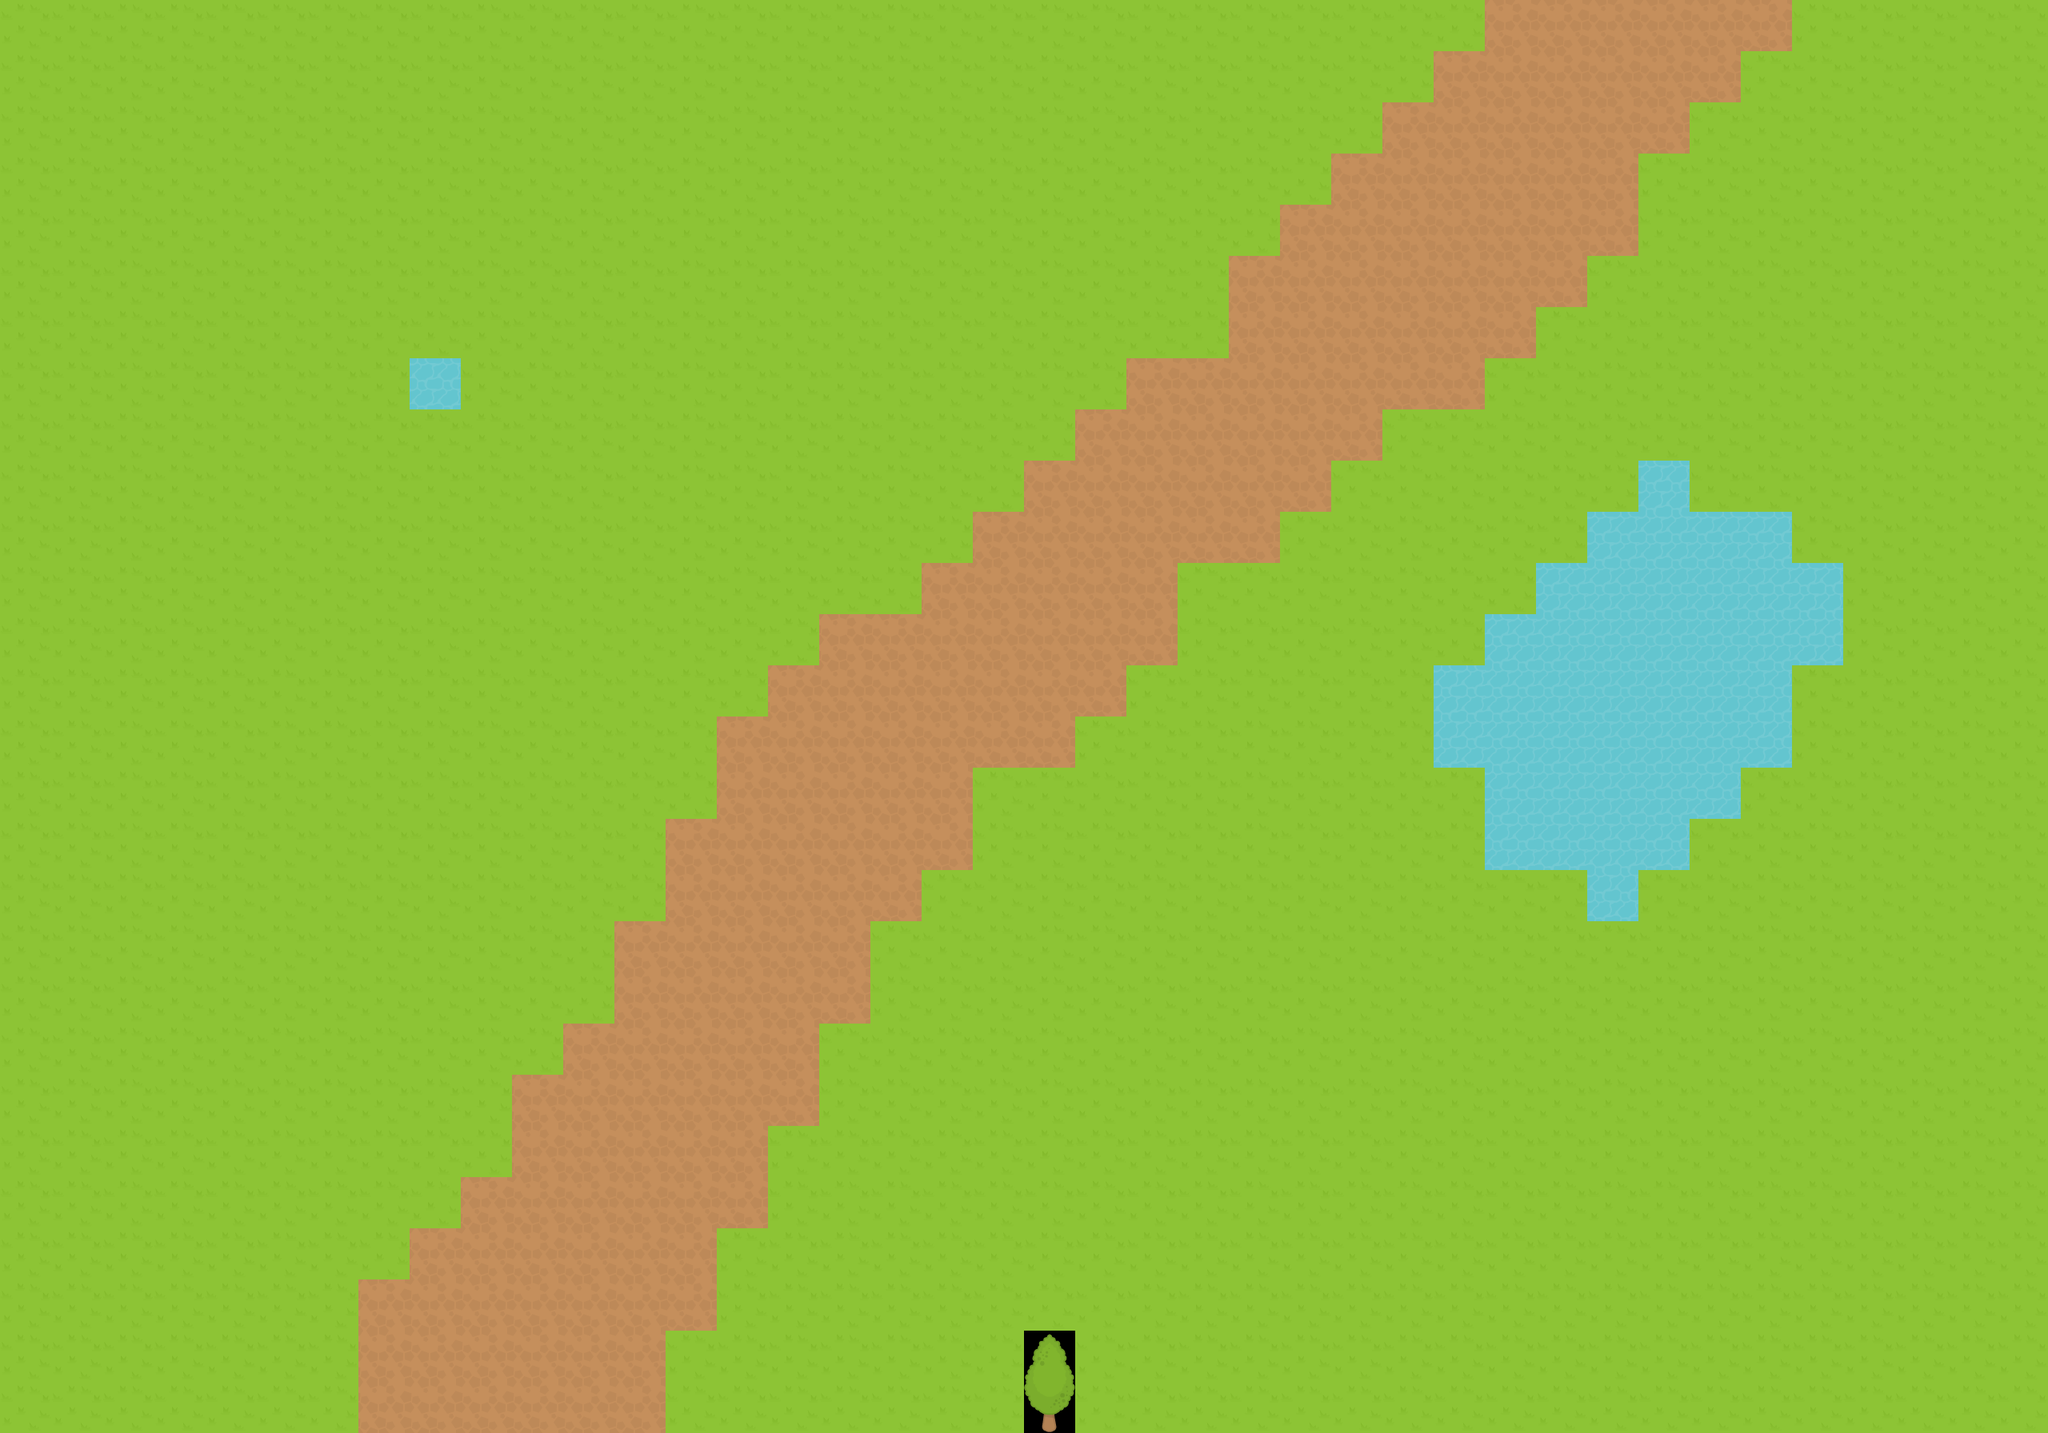

A 2D game scene composited from a Tiled map and its tileset images. What follows is a short description and the map's XML, with every tile layer's data as written:
An orthogonal 40x28 tile map with 64x64 px tiles, 1 tile layer (Tile Layer 1) and 8 objects.

<map version="1.2" tiledversion="1.2.2" orientation="orthogonal" renderorder="right-down" width="40" height="28" tilewidth="64" tileheight="64" infinite="0" nextlayerid="6" nextobjectid="11">
 <tileset firstgid="1" name="rpgTile" tilewidth="64" tileheight="64" tilecount="260" columns="20">
  <image source="rpgTiles.png" width="1280" height="832" />
 </tileset>
 <layer id="1" name="Tile Layer 1" width="40" height="28">
  <data encoding="csv">
22,22,22,22,22,22,22,22,22,22,22,22,22,22,22,22,22,22,22,22,22,22,22,22,22,22,22,22,22,27,27,27,27,27,27,22,22,22,22,22,
22,22,22,22,22,22,22,22,22,22,22,22,22,22,22,22,22,22,22,22,22,22,22,22,22,22,22,22,27,27,27,27,27,27,22,22,22,22,22,22,
22,22,22,22,22,22,22,22,22,22,22,22,22,22,22,22,22,22,22,22,22,22,22,22,22,22,22,27,27,27,27,27,27,22,22,22,22,22,22,22,
22,22,22,22,22,22,22,22,22,22,22,22,22,22,22,22,22,22,22,22,22,22,22,22,22,22,27,27,27,27,27,27,22,22,22,22,22,22,22,22,
22,22,22,22,22,22,22,22,22,22,22,22,22,22,22,22,22,22,22,22,22,22,22,22,22,27,27,27,27,27,27,27,22,22,22,22,22,22,22,22,
22,22,22,22,22,22,22,22,22,22,22,22,22,22,22,22,22,22,22,22,22,22,22,22,27,27,27,27,27,27,27,22,22,22,22,22,22,22,22,22,
22,22,22,22,22,22,22,22,22,22,22,22,22,22,22,22,22,22,22,22,22,22,22,22,27,27,27,27,27,27,22,22,22,22,22,22,22,22,22,22,
22,22,22,22,22,22,22,22,32,22,22,22,22,22,22,22,22,22,22,22,22,22,27,27,27,27,27,27,27,22,22,22,22,22,22,22,22,22,22,22,
22,22,22,22,22,22,22,22,22,22,22,22,22,22,22,22,22,22,22,22,22,27,27,27,27,27,27,22,22,22,22,22,22,22,22,22,22,22,22,22,
22,22,22,22,22,22,22,22,22,22,22,22,22,22,22,22,22,22,22,22,27,27,27,27,27,27,22,22,22,22,22,22,32,22,22,22,22,22,22,22,
22,22,22,22,22,22,22,22,22,22,22,22,22,22,22,22,22,22,22,27,27,27,27,27,27,22,22,22,22,22,22,32,32,32,32,22,22,22,22,22,
22,22,22,22,22,22,22,22,22,22,22,22,22,22,22,22,22,22,27,27,27,27,27,22,22,22,22,22,22,22,32,32,32,32,32,32,22,22,22,22,
22,22,22,22,22,22,22,22,22,22,22,22,22,22,22,22,27,27,27,27,27,27,27,22,22,22,22,22,22,32,32,32,32,32,32,32,22,22,22,22,
22,22,22,22,22,22,22,22,22,22,22,22,22,22,22,27,27,27,27,27,27,27,22,22,22,22,22,22,32,32,32,32,32,32,32,22,22,22,22,22,
22,22,22,22,22,22,22,22,22,22,22,22,22,22,27,27,27,27,27,27,27,22,22,22,22,22,22,22,32,32,32,32,32,32,32,22,22,22,22,22,
22,22,22,22,22,22,22,22,22,22,22,22,22,22,27,27,27,27,27,22,22,22,22,22,22,22,22,22,22,32,32,32,32,32,22,22,22,22,22,22,
22,22,22,22,22,22,22,22,22,22,22,22,22,27,27,27,27,27,27,22,22,22,22,22,22,22,22,22,22,32,32,32,32,22,22,22,22,22,22,22,
22,22,22,22,22,22,22,22,22,22,22,22,22,27,27,27,27,27,22,22,22,22,22,22,22,22,22,22,22,22,22,32,22,22,22,22,22,22,22,22,
22,22,22,22,22,22,22,22,22,22,22,22,27,27,27,27,27,22,22,22,22,22,22,22,22,22,22,22,22,22,22,22,22,22,22,22,22,22,22,22,
22,22,22,22,22,22,22,22,22,22,22,22,27,27,27,27,27,22,22,22,22,22,22,22,22,22,22,22,22,22,22,22,22,22,22,22,22,22,22,22,
22,22,22,22,22,22,22,22,22,22,22,27,27,27,27,27,22,22,22,22,22,22,22,22,22,22,22,22,22,22,22,22,22,22,22,22,22,22,22,22,
22,22,22,22,22,22,22,22,22,22,27,27,27,27,27,27,22,22,22,22,22,22,22,22,22,22,22,22,22,22,22,22,22,22,22,22,22,22,22,22,
22,22,22,22,22,22,22,22,22,22,27,27,27,27,27,22,22,22,22,22,22,22,22,22,22,22,22,22,22,22,22,22,22,22,22,22,22,22,22,22,
22,22,22,22,22,22,22,22,22,27,27,27,27,27,27,22,22,22,22,22,22,22,22,22,22,22,22,22,22,22,22,22,22,22,22,22,22,22,22,22,
22,22,22,22,22,22,22,22,27,27,27,27,27,27,22,22,22,22,22,22,22,22,22,22,22,22,22,22,22,22,22,22,22,22,22,22,22,22,22,22,
22,22,22,22,22,22,22,27,27,27,27,27,27,27,22,22,22,22,22,22,22,22,22,22,22,22,22,22,22,22,22,22,22,22,22,22,22,22,22,22,
22,22,22,22,22,22,22,27,27,27,27,27,27,22,22,22,22,22,22,22,201,22,22,22,22,22,22,22,22,22,22,22,22,22,22,22,22,22,22,22,
22,22,22,22,22,22,22,27,27,27,27,27,27,22,22,22,22,22,22,22,221,22,22,22,22,22,22,22,22,22,22,22,22,22,22,22,22,22,22,22
</data>
 </layer>
 <objectgroup id="4" name="Enemies">
  <properties>
   <property name="Type" value="Snake" />
  </properties>
  <object id="1" x="516" y="444" width="116" height="28">
   <properties>
    <property name="Type" value="Eye" />
   </properties>
  </object>
  <object id="2" x="736" y="632" width="56" height="148">
   <properties>
    <property name="Type" value="Snake" />
   </properties>
  </object>
  <object id="3" x="1032" y="592" width="92" height="56">
   <properties>
    <property name="Type" value="Eye" />
   </properties>
  </object>
  <object id="4" x="1128" y="204" width="96" height="84" />
 </objectgroup>
 <objectgroup id="5" name="Obstacles">
  <object id="7" x="444" y="1184" width="156" height="144">
   <properties>
    <property name="Type" value="Bush" />
   </properties>
  </object>
  <object id="8" x="1288" y="1104" width="188" height="156">
   <properties>
    <property name="Type" value="Tree" />
   </properties>
  </object>
  <object id="9" x="1312" y="660" width="120" height="116">
   <properties>
    <property name="Type" value="Bush" />
   </properties>
  </object>
  <object id="10" x="824" y="368" width="184" height="152">
   <properties>
    <property name="Type" value="Tree" />
   </properties>
  </object>
 </objectgroup>
</map>
